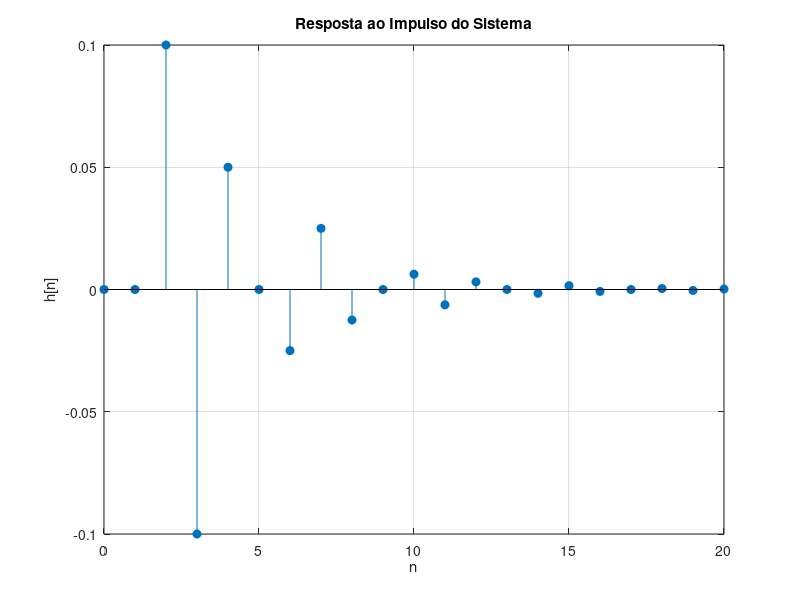

MATLAB code for this plot:
%Questão 3
#Letra A
clc;
clear;
close all;
% Definindo o intervalo de n
n = 0:20;
% Entrada impulso (delta)
x_imp = [1, zeros(1, length(n)-1)];
% Inicializar a saída
y_imp = zeros(size(n));
% Implementação da equação de diferenças
for k = 3:length(n)
   y_imp(k) = -y_imp(k-1) - 0.5*y_imp(k-2) + ...
               0.2*x_imp(k) + 0.1*x_imp(k-1) + 0.1*x_imp(k-2);
end
% Plotar a resposta
stem(n, y_imp, 'filled');
xlabel('n');
ylabel('h[n]');
title('Resposta ao Impulso do Sistema');
grid on;
